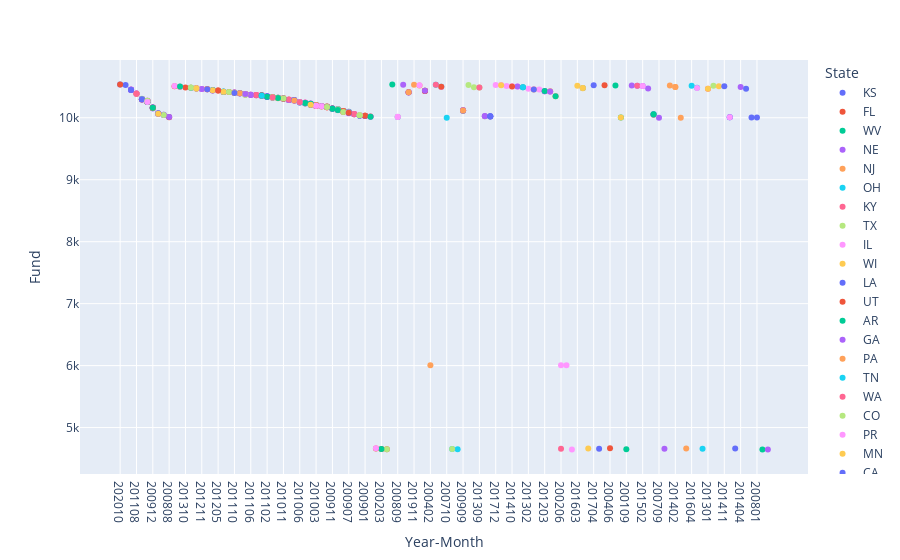

Notebook code for this chart:
### Code cell
px.scatter(data_frame = df, x= 'Year-Month' , y='Fund', color='State')

### Figure 1 — Plotly figure (JSON) as saved in the notebook; plotly's stock layout.template omitted (floating-point values rounded to 4 significant figures)
{"data": [{"hovertemplate": "State=KS<br>Year-Month=%{x}<br>Fund=%{y}<extra></extra>", "legendgroup": "KS", "marker": {"color": "#636efa", "symbol": "circle"}, "mode": "markers", "name": "KS", "orientation": "v", "showlegend": true, "type": "scatter", "x": ["202010", "201710", "201207", "201108", "201010", "201010", "201007", "200912", "200906", "200903", "200808"], "xaxis": "x", "y": [10538, 10529, 10452, 10388, 10302, 10298, 10269, 10160, 10066, 10046, 10011], "yaxis": "y"}, {"hovertemplate": "State=FL<br>Year-Month=%{x}<br>Fund=%{y}<extra></extra>", "legendgroup": "FL", "marker": {"color": "#EF553B", "symbol": "circle"}, "mode": "markers", "name": "FL", "orientation": "v", "showlegend": true, "type": "scatter", "x": ["202010", "201501", "201406", "201310", "201308", "201304", "201304", "201211", "201210", "201210", "201207", "201206", "201205", "201201", "201201", "201112", "201110", "201109", "201108", "201107", "201107", "201107", "201106", "201105", "201104", "201104", "201102", "201101", "201012", "201011", "201010", "201010", "201010", "201009", "201009", "201008", "201008", "201007", "201007", "201007", "201007", "201007", "201007", "201006", "201005", "201005", "201005", "201005", "201004", "201004", "201004", "201003", "201003", "201003", "201002", "201001", "201001", "200912", "200912", "200911", "200911", "200911", "200910", "200910", "200910", "200908", "200908", "200907", "200905", "200902", "200901", "200810", "200808", "200403", "200203", "200201"], "xaxis": "x", "y": [10537, 10510, 10501, 10490, 10484, 10473, 10475, 10465, 10461, 10462, 10454, 10445, 10439, 10421, 10418, 10415, 10408, 10395, 10392, 10381, 10382, 10376, 10370, 10364, 10360, 10362, 10342, 10325, 10324, 10316, 10303, 10300, 10296, 10293, 10286, 10281, 10279, 10272, 10271, 10268, 10260, 10261, 10259, 10253, 10243, 10242, 10241, 10234, 10216, 10210, 10213, 10206, 10197, 10192, 10187, 10181, 10173, 10165, 10158, 10151, 10149, 10148, 10129, 10131, 10130, 10099, 10098, 10095, 10061, 10038, 10032, 10019, 10010, 4663, 4654, 4650], "yaxis": "y"}, {"hovertemplate": "State=WV<br>Year-Month=%{x}<br>Fund=%{y}<extra></extra>", "legendgroup": "WV", "marker": {"color": "#00cc96", "symbol": "circle"}, "mode": "markers", "name": "WV", "orientation": "v", "showlegend": true, "type": "scatter", "x": ["202004", "200809"], "xaxis": "x", "y": [10536, 10014], "yaxis": "y"}, {"hovertemplate": "State=NE<br>Year-Month=%{x}<br>Fund=%{y}<extra></extra>", "legendgroup": "NE", "marker": {"color": "#ab63fa", "symbol": "circle"}, "mode": "markers", "name": "NE", "orientation": "v", "showlegend": true, "type": "scatter", "x": ["202002", "201111", "201006", "200902"], "xaxis": "x", "y": [10535, 10410, 10248, 10039], "yaxis": "y"}, {"hovertemplate": "State=NJ<br>Year-Month=%{x}<br>Fund=%{y}<extra></extra>", "legendgroup": "NJ", "marker": {"color": "#FFA15A", "symbol": "circle"}, "mode": "markers", "name": "NJ", "orientation": "v", "showlegend": true, "type": "scatter", "x": ["201911", "201701", "201204", "201110", "201009", "200907", "200905", "200402"], "xaxis": "x", "y": [10534, 10523, 10433, 10403, 10290, 10097, 10058, 6006], "yaxis": "y"}, {"hovertemplate": "State=OH<br>Year-Month=%{x}<br>Fund=%{y}<extra></extra>", "legendgroup": "OH", "marker": {"color": "#19d3f3", "symbol": "circle"}, "mode": "markers", "name": "OH", "orientation": "v", "showlegend": true, "type": "scatter", "x": ["201910", "201405", "201009", "201003", "200912", "200907", "200710", "200202", "200105"], "xaxis": "x", "y": [10533, 10499, 10288, 10201, 10155, 10096, 10002, 4652, 4648], "yaxis": "y"}, {"hovertemplate": "State=KY<br>Year-Month=%{x}<br>Fund=%{y}<extra></extra>", "legendgroup": "KY", "marker": {"color": "#FF6692", "symbol": "circle"}, "mode": "markers", "name": "KY", "orientation": "v", "showlegend": true, "type": "scatter", "x": ["201910", "201304", "200909"], "xaxis": "x", "y": [10532, 10474, 10121], "yaxis": "y"}, {"hovertemplate": "State=TX<br>Year-Month=%{x}<br>Fund=%{y}<extra></extra>", "legendgroup": "TX", "marker": {"color": "#B6E880", "symbol": "circle"}, "mode": "markers", "name": "TX", "orientation": "v", "showlegend": true, "type": "scatter", "x": ["201905", "201312", "201309", "201109", "201002", "200910", "200910", "200910", "200908", "200907", "200812", "200811", "200201"], "xaxis": "x", "y": [10531, 10491, 10488, 10398, 10186, 10138, 10142, 10141, 10105, 10079, 10026, 10021, 4651], "yaxis": "y"}, {"hovertemplate": "State=IL<br>Year-Month=%{x}<br>Fund=%{y}<extra></extra>", "legendgroup": "IL", "marker": {"color": "#FF97FF", "symbol": "circle"}, "mode": "markers", "name": "IL", "orientation": "v", "showlegend": true, "type": "scatter", "x": ["201712", "201705", "201701", "201505", "201501", "201410", "201407", "201406", "201405", "201401", "201302", "201211", "201209", "201208", "201207", "201206", "201203", "201203", "201202", "201110", "201110", "201108", "201108", "201107", "201104", "201103", "201102", "201102", "201010", "201008", "201008", "201008", "201006", "201005", "201004", "201004", "201004", "201004", "201004", "201004", "201004", "201003", "201002", "201001", "200912", "200912", "200910", "200910", "200910", "200909", "200909", "200909", "200907", "200907", "200907", "200907", "200907", "200907", "200907", "200906", "200905", "200905", "200902", "200902", "200901", "200810", "200206", "200107", "200012"], "xaxis": "x", "y": [10530, 10528, 10524, 10514, 10511, 10507, 10505, 10502, 10498, 10492, 10470, 10464, 10459, 10456, 10453, 10442, 10431, 10429, 10424, 10409, 10402, 10390, 10386, 10374, 10352, 10350, 10347, 10337, 10301, 10284, 10277, 10276, 10246, 10236, 10224, 10223, 10221, 10222, 10220, 10219, 10218, 10191, 10184, 10170, 10166, 10154, 10140, 10137, 10128, 10117, 10115, 10113, 10094, 10074, 10078, 10073, 10075, 10077, 10076, 10064, 10063, 10062, 10042, 10037, 10028, 10017, 6005, 6004, 4646], "yaxis": "y"}, {"hovertemplate": "State=WI<br>Year-Month=%{x}<br>Fund=%{y}<extra></extra>", "legendgroup": "WI", "marker": {"color": "#FECB52", "symbol": "circle"}, "mode": "markers", "name": "WI", "orientation": "v", "showlegend": true, "type": "scatter", "x": ["201705", "201603", "201308", "201305", "201103", "201102", "201101", "201011", "201009", "200910", "200305"], "xaxis": "x", "y": [10527, 10518, 10485, 10478, 10348, 10339, 10332, 10315, 10291, 10132, 4661], "yaxis": "y"}, {"hovertemplate": "State=LA<br>Year-Month=%{x}<br>Fund=%{y}<extra></extra>", "legendgroup": "LA", "marker": {"color": "#636efa", "symbol": "circle"}, "mode": "markers", "name": "LA", "orientation": "v", "showlegend": true, "type": "scatter", "x": ["201704", "201111", "201003", "200212"], "xaxis": "x", "y": [10526, 10413, 10196, 4659], "yaxis": "y"}, {"hovertemplate": "State=UT<br>Year-Month=%{x}<br>Fund=%{y}<extra></extra>", "legendgroup": "UT", "marker": {"color": "#EF553B", "symbol": "circle"}, "mode": "markers", "name": "UT", "orientation": "v", "showlegend": true, "type": "scatter", "x": ["201703", "201111", "201003", "201003", "201001", "200905", "200901", "200406"], "xaxis": "x", "y": [10525, 10411, 10200, 10193, 10171, 10057, 10031, 4665], "yaxis": "y"}, {"hovertemplate": "State=AR<br>Year-Month=%{x}<br>Fund=%{y}<extra></extra>", "legendgroup": "AR", "marker": {"color": "#00cc96", "symbol": "circle"}, "mode": "markers", "name": "AR", "orientation": "v", "showlegend": true, "type": "scatter", "x": ["201609", "201012", "200805", "200109"], "xaxis": "x", "y": [10522, 10322, 10005, 4649], "yaxis": "y"}, {"hovertemplate": "State=GA<br>Year-Month=%{x}<br>Fund=%{y}<extra></extra>", "legendgroup": "GA", "marker": {"color": "#ab63fa", "symbol": "circle"}, "mode": "markers", "name": "GA", "orientation": "v", "showlegend": true, "type": "scatter", "x": ["201608", "201510", "201502", "201407", "201305", "201304", "201303", "201211", "201207", "201207", "201207", "201207", "201206", "201203", "201203", "201202", "201201", "201111", "201110", "201110", "201110", "201109", "201109", "201108", "201107", "201107", "201106", "201106", "201105", "201105", "201104", "201104", "201104", "201104", "201102", "201102", "201102", "201102", "201101", "201101", "201012", "201012", "201012", "201011", "201011", "201010", "201010", "201009", "201009", "201009", "201007", "201007", "201006", "201005", "201003", "201003", "201003", "201003", "201003", "201001", "201001", "200912", "200912", "200912", "200912", "200911", "200910", "200909", "200908", "200908", "200907", "200907", "200907", "200907", "200907", "200907", "200907", "200906", "200906", "200906", "200905", "200904", "200903", "200903", "200903", "200902", "200812", "200812", "200811", "200810", "200808", "200709", "200209"], "xaxis": "x", "y": [10521, 10516, 10512, 10504, 10481, 10476, 10471, 10466, 10455, 10450, 10451, 10448, 10446, 10430, 10428, 10426, 10419, 10412, 10406, 10407, 10404, 10393, 10394, 10391, 10377, 10378, 10372, 10371, 10366, 10365, 10363, 10361, 10355, 10353, 10344, 10345, 10338, 10336, 10329, 10327, 10323, 10319, 10320, 10312, 10313, 10304, 10305, 10292, 10289, 10287, 10274, 10265, 10251, 10238, 10208, 10207, 10202, 10199, 10198, 10180, 10179, 10164, 10153, 10157, 10152, 10145, 10127, 10122, 10108, 10107, 10088, 10087, 10085, 10090, 10089, 10086, 10084, 10069, 10068, 10067, 10059, 10053, 10048, 10047, 10044, 10036, 10027, 10025, 10022, 10018, 10012, 10001, 4657], "yaxis": "y"}, {"hovertemplate": "State=PA<br>Year-Month=%{x}<br>Fund=%{y}<extra></extra>", "legendgroup": "PA", "marker": {"color": "#FFA15A", "symbol": "circle"}, "mode": "markers", "name": "PA", "orientation": "v", "showlegend": true, "type": "scatter", "x": ["201605", "201402", "201210", "201201", "201108", "201012", "201011", "200908", "200702", "200311"], "xaxis": "x", "y": [10520, 10496, 10463, 10417, 10389, 10317, 10314, 10104, 10000, 4662], "yaxis": "y"}, {"hovertemplate": "State=TN<br>Year-Month=%{x}<br>Fund=%{y}<extra></extra>", "legendgroup": "TN", "marker": {"color": "#19d3f3", "symbol": "circle"}, "mode": "markers", "name": "TN", "orientation": "v", "showlegend": true, "type": "scatter", "x": ["201604", "201308", "201306", "201206", "201201", "201201", "200211"], "xaxis": "x", "y": [10519, 10486, 10483, 10447, 10420, 10423, 4658], "yaxis": "y"}, {"hovertemplate": "State=WA<br>Year-Month=%{x}<br>Fund=%{y}<extra></extra>", "legendgroup": "WA", "marker": {"color": "#FF6692", "symbol": "circle"}, "mode": "markers", "name": "WA", "orientation": "v", "showlegend": true, "type": "scatter", "x": ["201510", "201301", "201108", "201105", "201105", "201011", "201010", "201009", "201007", "201006", "201004", "201004", "201002", "201001", "201001", "201001", "200909", "200905", "200901"], "xaxis": "x", "y": [10517, 10468, 10387, 10368, 10367, 10309, 10295, 10294, 10275, 10249, 10228, 10212, 10189, 10178, 10172, 10168, 10119, 10060, 10029], "yaxis": "y"}, {"hovertemplate": "State=CO<br>Year-Month=%{x}<br>Fund=%{y}<extra></extra>", "legendgroup": "CO", "marker": {"color": "#B6E880", "symbol": "circle"}, "mode": "markers", "name": "CO", "orientation": "v", "showlegend": true, "type": "scatter", "x": ["201507", "201110", "201107", "201107", "201107", "201101", "201101", "200910", "200904", "200903"], "xaxis": "x", "y": [10515, 10405, 10380, 10375, 10373, 10334, 10331, 10123, 10050, 10045], "yaxis": "y"}, {"hovertemplate": "State=PR<br>Year-Month=%{x}<br>Fund=%{y}<extra></extra>", "legendgroup": "PR", "marker": {"color": "#FF97FF", "symbol": "circle"}, "mode": "markers", "name": "PR", "orientation": "v", "showlegend": true, "type": "scatter", "x": ["201502", "201004", "201004", "201004"], "xaxis": "x", "y": [10513, 10231, 10230, 10229], "yaxis": "y"}, {"hovertemplate": "State=MN<br>Year-Month=%{x}<br>Fund=%{y}<extra></extra>", "legendgroup": "MN", "marker": {"color": "#FECB52", "symbol": "circle"}, "mode": "markers", "name": "MN", "orientation": "v", "showlegend": true, "type": "scatter", "x": ["201412", "201301", "201209", "201204", "201202", "201201", "201110", "201104", "201012", "201007", "201005", "201005", "201003", "201002", "201001", "201001", "200911", "200910", "200910", "200909", "200908", "200906", "200805"], "xaxis": "x", "y": [10509, 10469, 10457, 10436, 10427, 10422, 10399, 10357, 10321, 10264, 10240, 10233, 10203, 10183, 10182, 10169, 10143, 10133, 10124, 10118, 10111, 10070, 10006], "yaxis": "y"}, {"hovertemplate": "State=CA<br>Year-Month=%{x}<br>Fund=%{y}<extra></extra>", "legendgroup": "CA", "marker": {"color": "#636efa", "symbol": "circle"}, "mode": "markers", "name": "CA", "orientation": "v", "showlegend": true, "type": "scatter", "x": ["201411", "201204", "201109", "201102", "201102", "201102", "201011", "201011", "201008", "201008", "201008", "201008", "201005", "201005", "201004", "201004", "201002", "201001", "200912", "200912", "200911", "200911", "200910", "200910", "200910", "200910", "200908", "200907", "200907", "200906", "200906", "200904", "200902", "200902", "200901", "200811", "200811", "200811", "200807", "200807", "200302"], "xaxis": "x", "y": [10508, 10437, 10397, 10346, 10343, 10340, 10307, 10310, 10285, 10282, 10278, 10283, 10244, 10232, 10217, 10214, 10185, 10177, 10167, 10161, 10150, 10147, 10139, 10134, 10135, 10126, 10110, 10082, 10083, 10072, 10071, 10054, 10034, 10035, 10030, 10024, 10023, 10020, 10009, 10007, 4660], "yaxis": "y"}, {"hovertemplate": "State=MD<br>Year-Month=%{x}<br>Fund=%{y}<extra></extra>", "legendgroup": "MD", "marker": {"color": "#EF553B", "symbol": "circle"}, "mode": "markers", "name": "MD", "orientation": "v", "showlegend": true, "type": "scatter", "x": ["201410", "201405", "201204", "201204", "201011", "201007", "201007", "201003", "200908", "200901"], "xaxis": "x", "y": [10506, 10500, 10435, 10434, 10308, 10257, 10255, 10190, 10109, 10033], "yaxis": "y"}, {"hovertemplate": "State=OK<br>Year-Month=%{x}<br>Fund=%{y}<extra></extra>", "legendgroup": "OK", "marker": {"color": "#00cc96", "symbol": "circle"}, "mode": "markers", "name": "OK", "orientation": "v", "showlegend": true, "type": "scatter", "x": ["201406", "201401", "201206", "201103", "201101", "201007", "200907"], "xaxis": "x", "y": [10503, 10493, 10443, 10349, 10335, 10256, 10093], "yaxis": "y"}, {"hovertemplate": "State=SC<br>Year-Month=%{x}<br>Fund=%{y}<extra></extra>", "legendgroup": "SC", "marker": {"color": "#ab63fa", "symbol": "circle"}, "mode": "markers", "name": "SC", "orientation": "v", "showlegend": true, "type": "scatter", "x": ["201404", "201206", "201204", "201107", "201106", "201101", "201007", "201007", "201007", "201004"], "xaxis": "x", "y": [10497, 10441, 10438, 10383, 10369, 10328, 10270, 10263, 10262, 10209], "yaxis": "y"}, {"hovertemplate": "State=VA<br>Year-Month=%{x}<br>Fund=%{y}<extra></extra>", "legendgroup": "VA", "marker": {"color": "#FFA15A", "symbol": "circle"}, "mode": "markers", "name": "VA", "orientation": "v", "showlegend": true, "type": "scatter", "x": ["201402", "201109", "201107", "201008", "200912"], "xaxis": "x", "y": [10495, 10396, 10385, 10280, 10156], "yaxis": "y"}, {"hovertemplate": "State=ID<br>Year-Month=%{x}<br>Fund=%{y}<extra></extra>", "legendgroup": "ID", "marker": {"color": "#19d3f3", "symbol": "circle"}, "mode": "markers", "name": "ID", "orientation": "v", "showlegend": true, "type": "scatter", "x": ["201401", "200904"], "xaxis": "x", "y": [10494, 10055], "yaxis": "y"}, {"hovertemplate": "State=CT<br>Year-Month=%{x}<br>Fund=%{y}<extra></extra>", "legendgroup": "CT", "marker": {"color": "#FF6692", "symbol": "circle"}, "mode": "markers", "name": "CT", "orientation": "v", "showlegend": true, "type": "scatter", "x": ["201309", "200206"], "xaxis": "x", "y": [10489, 4656], "yaxis": "y"}, {"hovertemplate": "State=AZ<br>Year-Month=%{x}<br>Fund=%{y}<extra></extra>", "legendgroup": "AZ", "marker": {"color": "#B6E880", "symbol": "circle"}, "mode": "markers", "name": "AZ", "orientation": "v", "showlegend": true, "type": "scatter", "x": ["201308", "201305", "201304", "201112", "201107", "201101", "201011", "201010", "201005", "201003", "200912", "200910", "200909", "200908", "200908", "200202"], "xaxis": "x", "y": [10487, 10479, 10472, 10416, 10379, 10326, 10311, 10306, 10235, 10205, 10159, 10136, 10114, 10101, 10102, 4653], "yaxis": "y"}, {"hovertemplate": "State=NV<br>Year-Month=%{x}<br>Fund=%{y}<extra></extra>", "legendgroup": "NV", "marker": {"color": "#FF97FF", "symbol": "circle"}, "mode": "markers", "name": "NV", "orientation": "v", "showlegend": true, "type": "scatter", "x": ["201306", "201104", "201007", "201006", "201005", "201002", "200908", "200904", "200902", "200809", "200809", "200807"], "xaxis": "x", "y": [10482, 10351, 10267, 10250, 10245, 10188, 10100, 10051, 10043, 10015, 10013, 10008], "yaxis": "y"}, {"hovertemplate": "State=NC<br>Year-Month=%{x}<br>Fund=%{y}<extra></extra>", "legendgroup": "NC", "marker": {"color": "#FECB52", "symbol": "circle"}, "mode": "markers", "name": "NC", "orientation": "v", "showlegend": true, "type": "scatter", "x": ["201305", "201304", "201206", "201110", "201101", "200906", "200904"], "xaxis": "x", "y": [10480, 10477, 10444, 10401, 10330, 10065, 10049], "yaxis": "y"}, {"hovertemplate": "State=MO<br>Year-Month=%{x}<br>Fund=%{y}<extra></extra>", "legendgroup": "MO", "marker": {"color": "#636efa", "symbol": "circle"}, "mode": "markers", "name": "MO", "orientation": "v", "showlegend": true, "type": "scatter", "x": ["201212", "201210", "201209", "201207", "201110", "201010", "201010", "201005", "201004", "201004", "201001", "200911", "200909", "200904", "200803", "200801"], "xaxis": "x", "y": [10467, 10460, 10458, 10449, 10400, 10297, 10299, 10239, 10225, 10227, 10174, 10146, 10112, 10052, 10004, 10003], "yaxis": "y"}, {"hovertemplate": "State=AL<br>Year-Month=%{x}<br>Fund=%{y}<extra></extra>", "legendgroup": "AL", "marker": {"color": "#EF553B", "symbol": "circle"}, "mode": "markers", "name": "AL", "orientation": "v", "showlegend": true, "type": "scatter", "x": ["201205", "201104", "201104", "201003", "200912", "200908", "200908"], "xaxis": "x", "y": [10440, 10358, 10356, 10204, 10163, 10106, 10103], "yaxis": "y"}, {"hovertemplate": "State=MI<br>Year-Month=%{x}<br>Fund=%{y}<extra></extra>", "legendgroup": "MI", "marker": {"color": "#00cc96", "symbol": "circle"}, "mode": "markers", "name": "MI", "orientation": "v", "showlegend": true, "type": "scatter", "x": ["201203", "201104", "201102", "201012", "201007", "201005", "201004", "201004", "200912", "200911", "200910", "200904", "200810", "200203"], "xaxis": "x", "y": [10432, 10359, 10341, 10318, 10258, 10237, 10226, 10215, 10162, 10144, 10125, 10056, 10016, 4655], "yaxis": "y"}, {"hovertemplate": "State=IN<br>Year-Month=%{x}<br>Fund=%{y}<extra></extra>", "legendgroup": "IN", "marker": {"color": "#ab63fa", "symbol": "circle"}, "mode": "markers", "name": "IN", "orientation": "v", "showlegend": true, "type": "scatter", "x": ["201202", "201107", "200909"], "xaxis": "x", "y": [10425, 10384, 10120], "yaxis": "y"}, {"hovertemplate": "State=IA<br>Year-Month=%{x}<br>Fund=%{y}<extra></extra>", "legendgroup": "IA", "marker": {"color": "#FFA15A", "symbol": "circle"}, "mode": "markers", "name": "IA", "orientation": "v", "showlegend": true, "type": "scatter", "x": ["201111", "200909"], "xaxis": "x", "y": [10414, 10116], "yaxis": "y"}, {"hovertemplate": "State=MS<br>Year-Month=%{x}<br>Fund=%{y}<extra></extra>", "legendgroup": "MS", "marker": {"color": "#19d3f3", "symbol": "circle"}, "mode": "markers", "name": "MS", "orientation": "v", "showlegend": true, "type": "scatter", "x": ["201104", "201006"], "xaxis": "x", "y": [10354, 10247], "yaxis": "y"}, {"hovertemplate": "State=NM<br>Year-Month=%{x}<br>Fund=%{y}<extra></extra>", "legendgroup": "NM", "marker": {"color": "#FF6692", "symbol": "circle"}, "mode": "markers", "name": "NM", "orientation": "v", "showlegend": true, "type": "scatter", "x": ["201101", "201006", "201001"], "xaxis": "x", "y": [10333, 10252, 10175], "yaxis": "y"}, {"hovertemplate": "State=OR<br>Year-Month=%{x}<br>Fund=%{y}<extra></extra>", "legendgroup": "OR", "marker": {"color": "#B6E880", "symbol": "circle"}, "mode": "markers", "name": "OR", "orientation": "v", "showlegend": true, "type": "scatter", "x": ["201007", "201007", "201001", "200908", "200902", "200902"], "xaxis": "x", "y": [10273, 10266, 10176, 10092, 10041, 10040], "yaxis": "y"}, {"hovertemplate": "State=NY<br>Year-Month=%{x}<br>Fund=%{y}<extra></extra>", "legendgroup": "NY", "marker": {"color": "#FF97FF", "symbol": "circle"}, "mode": "markers", "name": "NY", "orientation": "v", "showlegend": true, "type": "scatter", "x": ["201007", "201003", "201003", "200907", "200403"], "xaxis": "x", "y": [10254, 10195, 10194, 10091, 4664], "yaxis": "y"}, {"hovertemplate": "State=MA<br>Year-Month=%{x}<br>Fund=%{y}<extra></extra>", "legendgroup": "MA", "marker": {"color": "#FECB52", "symbol": "circle"}, "mode": "markers", "name": "MA", "orientation": "v", "showlegend": true, "type": "scatter", "x": ["201004"], "xaxis": "x", "y": [10211], "yaxis": "y"}, {"hovertemplate": "State=SD<br>Year-Month=%{x}<br>Fund=%{y}<extra></extra>", "legendgroup": "SD", "marker": {"color": "#636efa", "symbol": "circle"}, "mode": "markers", "name": "SD", "orientation": "v", "showlegend": true, "type": "scatter", "x": ["200907"], "xaxis": "x", "y": [10081], "yaxis": "y"}, {"hovertemplate": "State=WY<br>Year-Month=%{x}<br>Fund=%{y}<extra></extra>", "legendgroup": "WY", "marker": {"color": "#EF553B", "symbol": "circle"}, "mode": "markers", "name": "WY", "orientation": "v", "showlegend": true, "type": "scatter", "x": ["200907"], "xaxis": "x", "y": [10080], "yaxis": "y"}, {"hovertemplate": "State=NH<br>Year-Month=%{x}<br>Fund=%{y}<extra></extra>", "legendgroup": "NH", "marker": {"color": "#00cc96", "symbol": "circle"}, "mode": "markers", "name": "NH", "orientation": "v", "showlegend": true, "type": "scatter", "x": ["200102"], "xaxis": "x", "y": [4647], "yaxis": "y"}, {"hovertemplate": "State=HI<br>Year-Month=%{x}<br>Fund=%{y}<extra></extra>", "legendgroup": "HI", "marker": {"color": "#ab63fa", "symbol": "circle"}, "mode": "markers", "name": "HI", "orientation": "v", "showlegend": true, "type": "scatter", "x": ["200010"], "xaxis": "x", "y": [4645], "yaxis": "y"}], "layout": {"autosize": true, "legend": {"title": {"text": "State"}, "tracegroupgap": 0}, "margin": {"t": 60}, "xaxis": {"anchor": "y", "autorange": true, "domain": [0, 1], "range": [-7.583, 126.6], "title": {"text": "Year-Month"}, "type": "category"}, "yaxis": {"anchor": "x", "autorange": true, "domain": [0, 1], "range": [4182.0, 11000.0], "title": {"text": "Fund"}, "type": "linear"}}}
